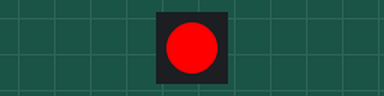
Bench run of a sketch on a simulated Arduino Uno, built with avr-gcc and run on an emulated ATmega328P. On the bench: 1 RGB LEDs in strip order, left to right. Dim RGB values are drawn brighter than linear.

Above: at 0.2 s.
At 1.7 s:
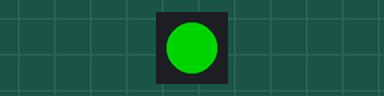
Timing chart, 0 to 3.0 s (numbered marks = the images above):
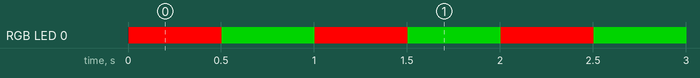

Measured:
- by itself, RGB LED 0: alternates RGB(255, 0, 0) for 0.50 s and RGB(0, 128, 0) for 0.50 s

The sketch:

Test_LED_strip.ino
```cpp
#include <FastLED.h>

// How many leds in your strip?
#define NUM_LEDS 1

// For led chips like Neopixels, which have a data line, ground, and power, you just
// need to define DATA_PIN.  For led chipsets that are SPI based (four wires - data, clock,
// ground, and power), like the LPD8806 define both DATA_PIN and CLOCK_PIN
#define DATA_PIN 3

// Define the array of leds
CRGB leds[NUM_LEDS];

void setup() {
      // Uncomment/edit one of the following lines for your leds arrangement.
      // FastLED.addLeds<TM1803, DATA_PIN, RGB>(leds, NUM_LEDS);
      // FastLED.addLeds<TM1804, DATA_PIN, RGB>(leds, NUM_LEDS);
      // FastLED.addLeds<TM1809, DATA_PIN, RGB>(leds, NUM_LEDS);
      // FastLED.addLeds<WS2811, DATA_PIN, RGB>(leds, NUM_LEDS);
      // FastLED.addLeds<WS2812, DATA_PIN, RGB>(leds, NUM_LEDS);
       FastLED.addLeds<WS2812B, DATA_PIN, GRB>(leds, NUM_LEDS);
  	  //FastLED.addLeds<NEOPIXEL, DATA_PIN>(leds, NUM_LEDS);
      // FastLED.addLeds<APA104, DATA_PIN, RGB>(leds, NUM_LEDS);
      // FastLED.addLeds<UCS1903, DATA_PIN, RGB>(leds, NUM_LEDS);
      // FastLED.addLeds<UCS1903B, DATA_PIN, RGB>(leds, NUM_LEDS);
      // FastLED.addLeds<GW6205, DATA_PIN, RGB>(leds, NUM_LEDS);
      // FastLED.addLeds<GW6205_400, DATA_PIN, RGB>(leds, NUM_LEDS);

      // FastLED.addLeds<WS2801, RGB>(leds, NUM_LEDS);
      // FastLED.addLeds<SM16716, RGB>(leds, NUM_LEDS);
      // FastLED.addLeds<LPD8806, RGB>(leds, NUM_LEDS);
      // FastLED.addLeds<P9813, RGB>(leds, NUM_LEDS);
      // FastLED.addLeds<APA102, RGB>(leds, NUM_LEDS);
      // FastLED.addLeds<DOTSTAR, RGB>(leds, NUM_LEDS);

      // FastLED.addLeds<WS2801, DATA_PIN, CLOCK_PIN, RGB>(leds, NUM_LEDS);
      // FastLED.addLeds<SM16716, DATA_PIN, CLOCK_PIN, RGB>(leds, NUM_LEDS);
      // FastLED.addLeds<LPD8806, DATA_PIN, CLOCK_PIN, RGB>(leds, NUM_LEDS);
      // FastLED.addLeds<P9813, DATA_PIN, CLOCK_PIN, RGB>(leds, NUM_LEDS);
      // FastLED.addLeds<APA102, DATA_PIN, CLOCK_PIN, RGB>(leds, NUM_LEDS);
      // FastLED.addLeds<DOTSTAR, DATA_PIN, CLOCK_PIN, RGB>(leds, NUM_LEDS);
}

void loop() {
  // Turn the LED on, then pause

  leds[0] = CRGB::Red;
  FastLED.show();
  delay(500);

  leds[0] = CRGB::Green;
  FastLED.show();
  delay(500);

//  leds[0] = CRGB::Blue;
//  FastLED.show();
//  delay(500);
//
//  leds[0] = CRGB::Black;
//  FastLED.show();
//  delay(500);
//
//  leds[0] = CRGB::Gray;
//  FastLED.show();
//  delay(500);
}
```
